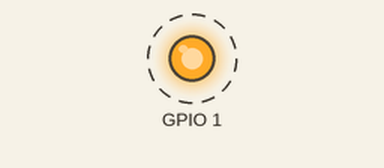
Simulated run of this sketch. Board: ESP32. On the bench: output pins drawn as LEDs (lit = HIGH). Dashed ring = blinking. What the sketch prints to the serial monitor is not drawn.

Above: at 0.5 s.
Timing chart, 0 to 4.6 s (numbered marks = the images above):
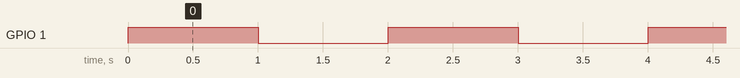

The sketch:

Macros.ino
```cpp
// For bit manuplation using the macros
#include <WiFi.h>

#define Set_bit
int SET_LEDBUILTIN ;
void setup() {
  // initialize digital pin LED_BUILTIN as an output.
  Serial.begin(9600);
  SET_LEDBUILTIN = LED_BUILTIN || 1;
  Serial.printf("Led %d",SET_LEDBUILTIN);
  pinMode(SET_LEDBUILTIN, OUTPUT);
}

// the loop function runs over and over again forever
void loop() {
  Serial.println(SET_LEDBUILTIN);
  digitalWrite(SET_LEDBUILTIN, HIGH);   // turn the LED on (HIGH is the voltage level)
  delay(1000);                       // wait for a second
  digitalWrite(SET_LEDBUILTIN, LOW);    // turn the LED off by making the voltage LOW
  delay(1000);                       // wait for a second
}
```

Measured:
- by itself, GPIO 1: alternates HIGH for 1.0 s and LOW for 1.0 s
